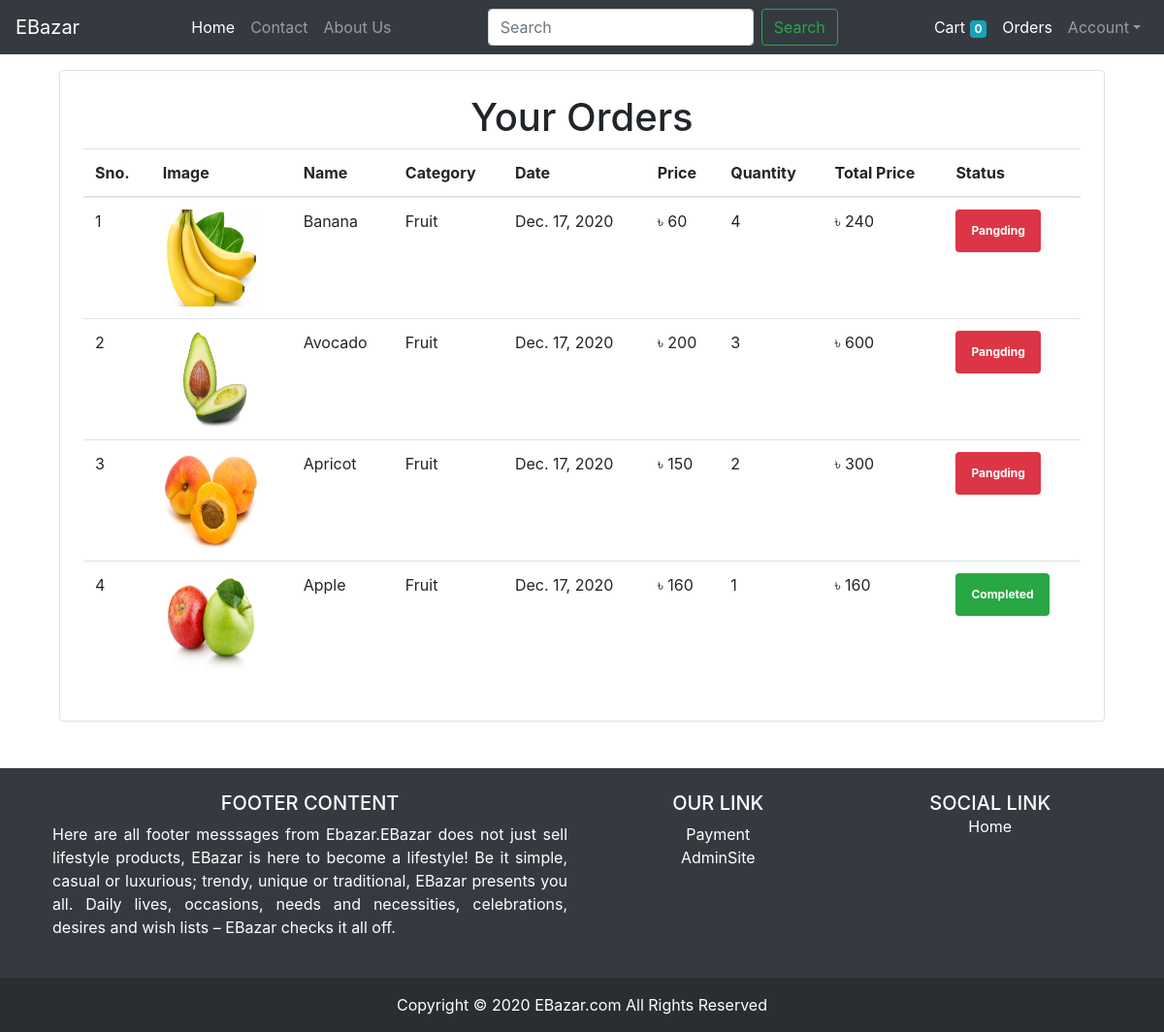
The app's page /order/ (signed in), older data.
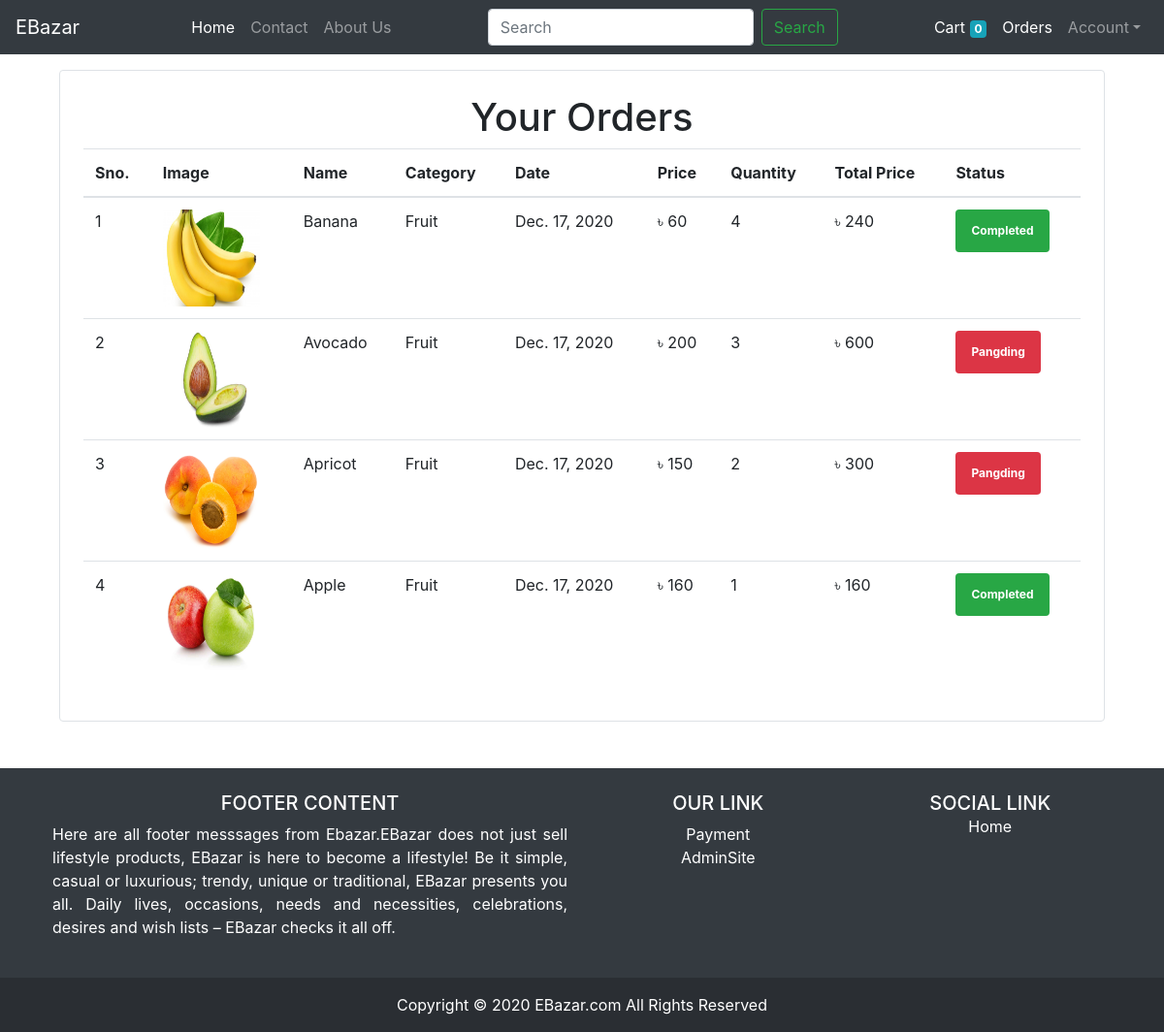
The same page, newer data.
### store/models/orders.py (models this page shows, shortened)
class Order(models.Model):
    product = models.ForeignKey(Product, on_delete=models.CASCADE)
    customer = models.ForeignKey(Customer, on_delete=models.CASCADE)
    quantity = models.IntegerField()
    price = models.IntegerField()
    bkashTrxID = models.CharField(max_length=150,default='',blank=True)
    address = models.CharField(max_length=150,default='')
    phone = models.CharField(max_length=15,default='')
    date = models.DateField(default = datetime.datetime.today)
    status = models.BooleanField(default=False)
    def __str__(self):
        return self.address
    @staticmethod
    def get_orders_by_customer(customer_id):
        return Order.objects.filter(customer = customer_id).order_by('-id')

### store/models/product.py (models this page shows, shortened)
class Product(models.Model):
    name = models.CharField(max_length=50)
    price = models.IntegerField(default=0)
    unit = models.CharField(max_length = 15,blank=True)
    description = models.TextField(max_length=1000,null=True,blank=True)
    category = models.ForeignKey(Category,on_delete=models.CASCADE,default=1)
    image = models.ImageField(upload_to = 'products/')

### store/models/category.py (models this page shows, shortened)
class Category(models.Model):
    name = models.CharField(max_length=25)
    def __str__(self):
        return self.name

### store/views.py (the view)
# urls.py: path('order/',OrderView.as_view(),name='order'),
class OrderView(View):
    @method_decorator(auth_middleware)
    def get(self,request):
        customer = request.session.get('customer')
        orders = Order.get_orders_by_customer(customer)
        print(orders)
        return render(request,'orders.html',{'orders':orders})

### store/templatetags/cart.py (called while the page is built)
@register.filter(name='currency')
def currency(number):
    return "৳ "+str(number)

@register.filter(name='multiply')
def multiply(number,number1):
    return number*number1

### templates/orders.html
{% extends 'base.html' %}
{% load cart %}
{% block content %}
<div class="container">
  <div class="border rounded p-4 m-3">
    <h1 class='text-center'>Your Orders</h1>
    <table class="table">
      <thead>
        <tr>
          <th>Sno.</th>
          <th>Image</th>
          <th>Name</th>
          <th>Category</th>
          <th>Date</th>
          <th>Price</th>
          <th>Quantity</th>
          <th>Total Price</th>
          <th>Status</th>
        </tr>
      </thead>
      <tbody>
    {% for order in orders %}
        <tr>
          <td>{{ forloop.counter }}</td>
          <td><img src="{{ order.product.image.url }}" width="100px" height="100px" alt=""></td>
          <td>{{ order.product.name}}</td>
          <td>{{ order.product.category}}</td>
          <td>{{ order.date}}</td>
          <td>{{ order.price|currency }}</td>
          <td>{{ order.quantity}}</td>
          <td>{{ order.quantity|multiply:order.price|currency }}</td>
          {% if order.status %}
          <td><small class="badge badge-success p-3">Completed</small></td>
          {% else %}
          <td><small class="badge badge-danger p-3">Pangding</small></td>
          {% endif %}
        </tr>
    {% endfor %}
      </tbody>
    </table>
  </div>
</div>
{% endblock %}

Row changes from the older to the newer data that the page shows:
changed Order "Banana": status "Pangding" → "Completed"
